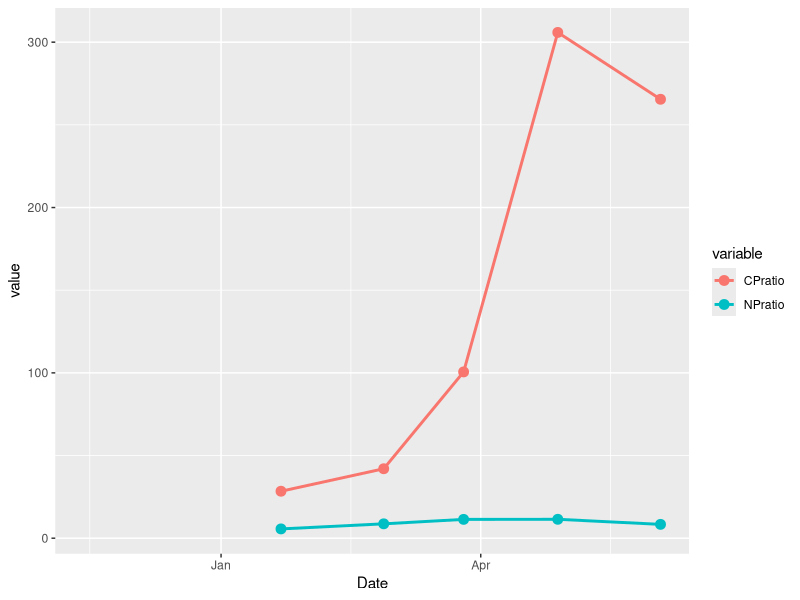

Recreate this plot in R. (Note: this script raises an error after producing the figure.)
library(ggplot2)
library(plyr)
library(lubridate)
library(reshape2)

setwd("~/QDev/UniSim3/input/models/saccharina/data")
obs = read.table("obs-2019.txt", sep="\t", header=TRUE)
env = read.table("env-2019.txt", sep="\t", header=TRUE)
obs$Date = dmy(obs$Date)
env$Date = dmy(env$Date)

obs = mutate(obs,
  CPratio = Cconc/Pconc,
  NPratio = Nconc/Pconc
)
M = melt(obs, id.vars="Date", measure.vars= c("CPratio", "NPratio"))
ggplot(M, aes(Date, value, colour=variable)) +
  geom_point(size=3) +
  geom_line(size=1)
  

M = join(obs[c("Date", "Wtotal", "Pconc")], env[c("Date", "Wtotal", "Pconc")], by="Date")
M$Date = dmy(M$Date)

M = mutate(M,
  Pdw     = Wtotal*Pconc,
  DPdw    = c(NA, diff(Pdw)),
  Dt      = c(NA, diff(Date)),
  RelDPdw = DPdw/Wtotal/Dt
)
M

W = melt(M, id.vars=c("Date"), measure.vars=c("P", "DPdw"))

ggarrange(
  ggplot(W, aes(Date, value, colour=variable)) +
    geom_point(size=3) +
    geom_line(size=1)
  ,
  ggplot(M, aes(P, RelDPdw)) +
    geom_label(aes(label=Date)) +
    geom_point(size=3, alpha=0.5) +
    xlim(0,NA) +
    ylim(0,NA)
  ,
  ncol=1
)

model = lm(RelDPdw ~ P-1, data=subset(M, P<0.9))
summary(model)
round(coef(model), 6)

